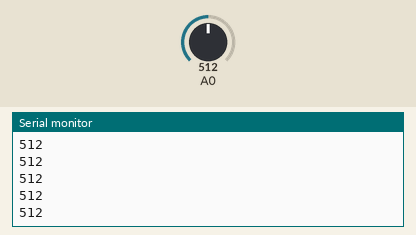
This sketch was run on a simulated Arduino Uno, built with avr-gcc and run on an emulated ATmega328P. Shown: the last lines printed to the serial monitor. The test bench sets the inputs (shaded band); at power-on: A0 = 512.

Above: at 1.2 s.
1.3 s: A0 set to 716
At 1.56 s:
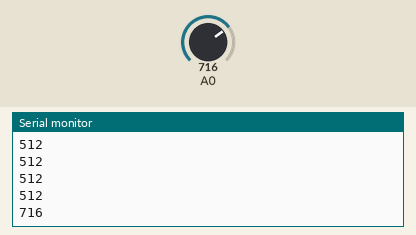
2.8 s: A0 set to 900
At 2.96 s:
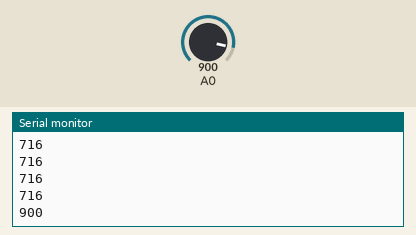
Timing chart, 0 to 5.8 s (numbered marks = the images above; inputs shaded):
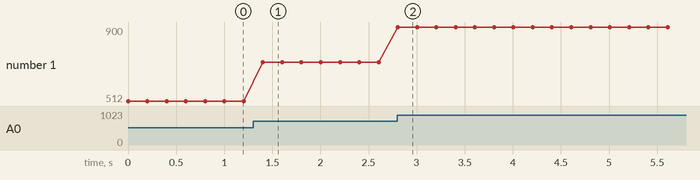

Measured:
- after the input at 1.3 s, the serial monitor: prints a new line after 0.10 s (image 1)
- after the input at 2.8 s, the serial monitor: prints a new line at once (image 2)
- plotted number 1: 512 → 716 after the input at 1.3 s, 716 → 900 after the input at 2.8 s

The sketch:

A003_FotoResistore.ino
```cpp
/*
8.3 - Lettura sensore analogico

Collegare il sensore in serie con una resistenza.
Il punto centrale della serie va al pin A0
*/

void setup() {
  //imposto la seriale
  Serial.begin(9600);
}

void loop() {
  //leggo il valore sul pin A0
  int lum = analogRead(A0);
  //lo stampo sulla seriale
  Serial.println(lum);
  //un piccolo delay
  delay(200);
}
```
